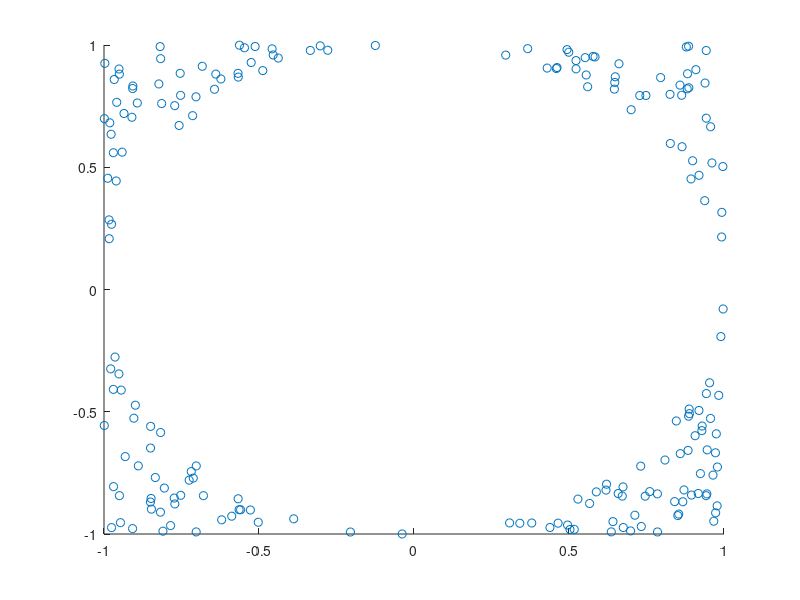
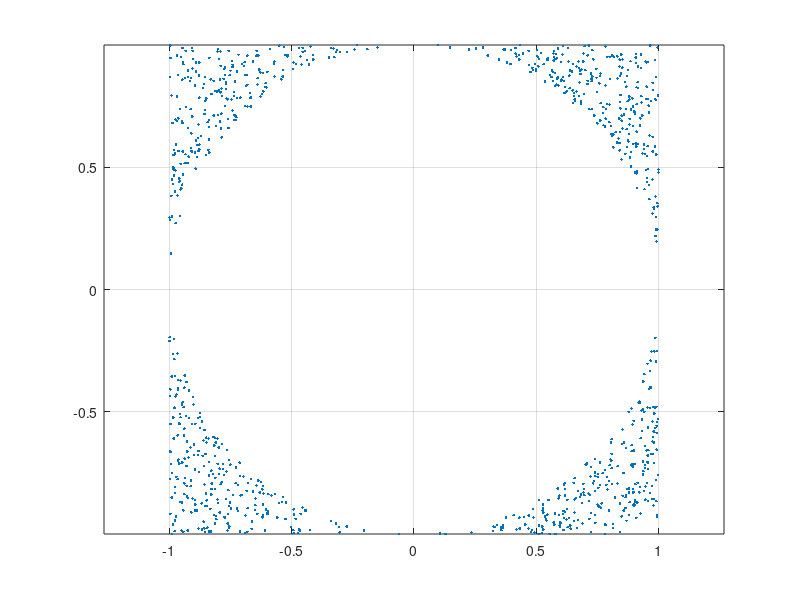
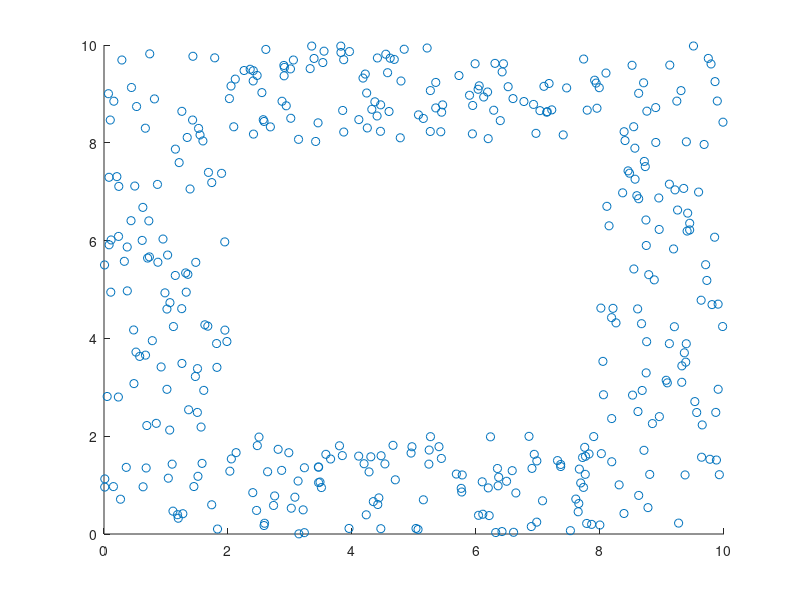

Write the MATLAB code that produced these figures, in order. (Note: this script raises an error after producing the figures.)
%%% Data: 29.02.2024
%%% Thema: Create multiple bubbles and show it in 2D
close all
clear 

bubble_seed = 42;
Nbubbles = 10; % number of bubbles
Ndims = 2; % [x y] or [x y z]
bubble_step = 0.1; % one step of bubble moving
bubble_Dist = 1; % maximum distance

% posTar = [0 40;10 20]; % [x y]
%%  a bivariate normal distribution
mu = [1 2];  %mean vector
Sigma = [1 .5; .5 2]; R = chol(Sigma); %covariance vector
z = repmat(mu,100,1) + randn(100,2)*R;
%% uniform distribution
% Generate integer values from the uniform distribution on the set 
% rng(bubble_seed);
%  constrains a, b
a=30;
b=35;
Nbubbles=10;
posTar = randi([a,b],Nbubbles,3);
% posTar(:,3) = posTar(:,3) + move_ii;
move_ii = 10;
posTar = posTar + move_ii*ones(Nbubbles, 3);
NTargets = size(posTar, 1);
bDirectSound = 0;

x = posTar(:,1);
y = posTar(:,2);
z = posTar(:,3);
figure
plot3(x,y,z, '-ok')
grid on
%% Generate N random uniformly distributed points in a specific area
N=200; %number of points
n=1;   %Iterator
x_range=[-1 1]; %Range of width
mid_point=[mean(x_range),mean(x_range)]; %Center of box
radius=1;   %Radius of circle
point_arr=zeros(N,2); %This will hold the point
while n<=N
    temp_xy = (x_range(2)-x_range(1)).*rand(1,2) + x_range(1); %Generate 2 random numbers x and y
    d = sqrt(sum((temp_xy-mid_point).^2)); %Find distance between the point generated and the middle
    if d>radius %If the distance is smaller than the radius, discard it, else accept it
        point_arr(n,:)=temp_xy;
        n=n+1;
    end
end
scatter (point_arr(:,1),point_arr(:,2))
% https://de.mathworks.com/matlabcentral/answers/460216-generate-n-random-uniformly-distributed-points-in-a-specific-area
%% with rand intervals as rectangles around???
center = [0, 0];
% side_in
% x , y - set of coordinates with bubbles
nsample = 100;
x1 = 8 + 2*rand(nsample,1) ;
x2 = 2 + 6*rand(nsample,1) ;
x3 = 0 + 2*rand(nsample,1) ;
x4 = 2 + 6*rand(nsample,1) ;

y1 = 0 + 10*rand(nsample,1) ;
y3 = 0 + 10*rand(nsample,1) ;
y2 = 0 + 2*rand(nsample,1) ;
y4 = 8 + 2*rand(nsample,1) ;

figure(30)
x = [x1; x2; x3; x4];
y = [y1; y2; y3; y4];
scatter(x,y)
%% Generate N random uniformly distributed points in a square  frame
nreq = 1000;
% an extra 20% in case we reject too many.
rejectfrac = (1.5^2 - 1)/4;
oversample = 0.2;
xy = [];
nxy = 0;
center = [0, 0];
side_x = 1;side_y = 2;
side2_x = side_x*1.5; 
side2_y = side_y*1.5;
while nxy < nreq
  % assume we have a square incribed in a square. So the square has edge length of 1.5*side_in.
  nsample = ceil((1 + oversample)*(nreq - nxy)/rejectfrac);
  % this mext line uses a feature found in R2016b or later.
  % rand num in [-1, 1]*side_in
  xypoints = (rand(nsample,2)*2 - 1)*side_x + center;

  % points in the vicinity of the center square are deleted

  % delete points inside the circle.
  xypoints(sum((xypoints - center).^2,2) <= side_x^2,:) = [];
  
  % were there enough points
  xy = [xy;xypoints];
  nxy = size(xy,1);
  if nxy > nreq
    xy = xy(1:nreq,:);
  end
end
figure(10)
plot(xy(:,1),xy(:,2),'.')
axis equal
grid on
yline(0);
xline(0);

%% Generete bubbles with min distance and size
% https://de.mathworks.com/matlabcentral/answers/158357-create-random-points-in-a-rectangular-domain-but-with-minimum-separation-distance
%%% Initialization Steps.
clc;    % Clear the command window.
close all;  % Close all figures (except those of imtool.)
clear;  % Erase all existing variables. Or clearvars if you want.
workspace;  % Make sure the workspace panel is showing.
format long g;
format compact;
fontSize = 25;
% Get a list of trial (x,y) circle centers.
x = 100 * rand(1, 1000000);
y = 100 * rand(1, 1000000);
% Specify how many circles are desired.
numberOfCircles = 10;
minRadius = 1;
maxRadius = 5;
% Specify how close the centers may be to each other.
% Should be at least twice the max radius if they are not to touch.
minAllowableDistance = max([11, 2 * maxRadius]);
% Initialize first point.
keeperX = x(1);
keeperY = y(1);
radii = minRadius;
% Try dropping down more points.
counter = 2;
for k = 2 : length(x)
    % Get a trial point.
    thisX = x(k);
    thisY = y(k);
    % See how far is is away from existing keeper points.
    distances = sqrt((thisX-keeperX).^2 + (thisY - keeperY).^2);
    minDistance = min(distances);
    if minDistance >= minAllowableDistance
  	  % This trial location works.  Save it.
      keeperX(counter) = thisX;
      keeperY(counter) = thisY;
  	% Get a random radius.
    radii(counter) = minRadius + (maxRadius - minRadius) * rand;
    % Quit if we have enough or ran out of circles to try
    if counter >= numberOfCircles
        break;
    end
    counter = counter + 1;
    end
end
% Plot a dot at the centers
plot(keeperX, keeperY, 'b+', 'MarkerSize', 9);
viscircles([keeperX(:), keeperY(:)], radii);
grid on;
axis equal
numCirclesPlaced = length(keeperX);
caption = sprintf('Could place %d circles', numCirclesPlaced);
title(caption, 'fontSize', fontSize)
g = gcf;
g.WindowState = 'maximized'

function h = circle(x,y,r)
d = r*2;
px = x-r;
py = y-r;
h = rectangle('Position',[px py d d],'Curvature',[1,1]);
daspect([1,1,1])
end